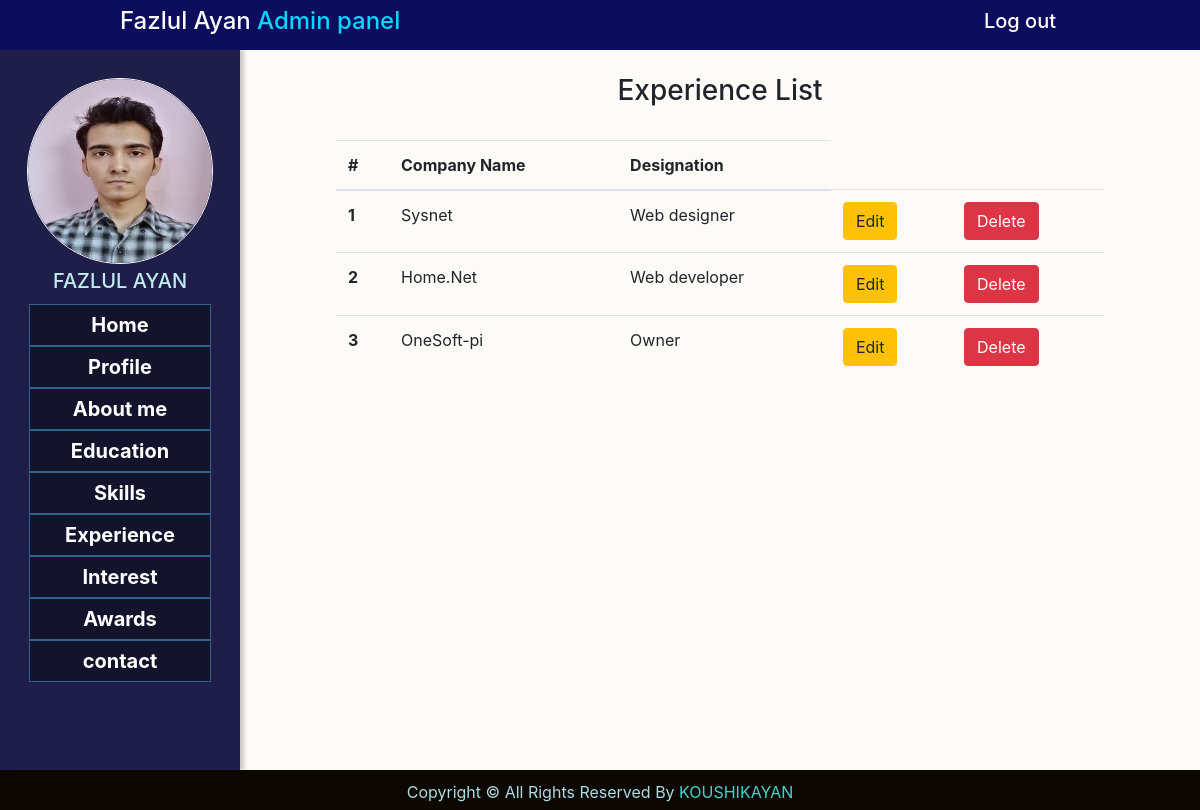
Page /c-edit-list-experience (signed in) on the committed database.
### portfolioapp/models.py (models this page shows, shortened)
class Profile(models.Model):
    user = models.OneToOneField(User, primary_key = True, on_delete = models.CASCADE)
    name = models.CharField(max_length = 50)
    image = models.ImageField()

class Experience(models.Model):
    user = models.ForeignKey(User, on_delete = models.CASCADE)
    company_name = models.CharField(max_length = 50)
    from_date = models.DateField()
    to_date = models.DateField()
    designation = models.CharField(max_length = 50)
    description = models.TextField()

### portfolioapp/views.py (the view)
# urls.py: path('c-edit-list-experience', c_edit_list_experience, name= 'c-edit-list-experience'),
def c_edit_list_experience(request):
    profile = Profile.objects.get(user = request.user)
    experience = Experience.objects.filter(user = request.user)
    context = {'experience': experience, 'profile': profile}
    return render(request, 'c_edit_list_experience.html', context)

### templates/c_edit_list_experience.html
{% extends 'c_base.html' %}
{% load static %}
{% block profile %}
    <img style="align-content: center; border: 1px solid white; " src="{{ profile.image.url}}" alt="This is profile picture">
{% endblock %}
{% block profileName %}
        <h5 style="text-transform: uppercase;">{{profile.name}}</h5>
{% endblock %}
{% block content %}
<br><h3 class="text-center">Experience List</h3><br>
<table class="table">
    <thead>
      <tr>
        <th scope="col">#</th>
        <th scope="col">Company Name</th>
        <th scope="col">Designation</th>
      </tr>
    </thead>
    <tbody>
    {% for i in experience %}
      <tr>
        <th scope="row">{{forloop.counter}} </th>
        <td>{{i.company_name}}</td>
        <td>{{i.designation}}</td>
        <td><a class="btn btn-warning" href="{% url 'c-edit-experience' i.id %}">Edit</a></td>
        <td><a class="btn btn-danger" href="{% url 'c-delete-experience' i.id %}">Delete</a></td>
      </tr>
    {% endfor %}
    </tbody>
  </table>
{% endblock %}
{% block rightsname %}
    {{user.username}}
{% endblock %}

### templates/c_base.html (shortened to what this page needs)
{% load static %}
<!doctype html>
<html lang="en">
  <head>
    <link rel="stylesheet" href="https://stackpath.bootstrapcdn.com/bootstrap/4.5.2/css/bootstrap.min.css">
    <link rel="stylesheet" href="{% static 'css/c_style.css' %}">
  </head>
  <body>
    <div class="body">
        <div class="header">
            <div class="left-header">
                {% if user.is_authenticated %}
                    <a style="text-decoration-line: none;" href="c-admin-home"><h4>{{ profile.name}}<span> Admin panel</span></h4></a>
                {% endif %}
            </div>
            <div class="right-header">
                <a style="text-decoration-line: none;" href="{% url 'login' %}"><h5>Log out</h5></a>
            </div>
        </div>
        <div class="content">
            <div class="navbar">
                <div class="nav-top">
                    {% block profile %}
                    {% endblock %}
                </div>
                <div class="profile-name">
                    {% block profileName %}
                    {% endblock %}
                </div>
                <div class="navlist">
                    <ul>
                        <li><a style="text-decoration-line: none;" href="{% url 'c-admin-home' %}">Home</a></li>
                        <li><a style="text-decoration-line: none;" href="{% url 'c-profile' %}">Profile</a></li>
                        <li><a style="text-decoration-line: none;" href="{% url 'c-about-me' %}">About me</a></li>
                        <li><a style="text-decoration-line: none;" href="{% url 'c-education' %}">Education</a></li>
                        <li><a style="text-decoration-line: none;" href="{% url 'c-skill' %}">Skills</a></li>
                        <li><a style="text-decoration-line: none;" href="{% url 'c-experience' %}">Experience</a></li>
                        <li><a style="text-decoration-line: none;" href="{% url 'c-interest' %}">Interest</a></li>
                        <li><a style="text-decoration-line: none;" href="{% url 'c-award' %}">Awards</a></li>
                        <li><a style="text-decoration-line: none;" href="{% url 'c-contact' %}">contact</a></li>
                    </ul>
                </div>
            </div>
            <div class="right-content">
                <div class="top">
                    <div class="m_top">
                        {% block content %}
                        {% endblock %}
                    </div>
                </div>
            </div>
        </div>
        <div class="footer">
            <p>Copyright © All Rights Reserved By
                <span style="text-transform: uppercase;">
                    {% block rightsname %}
                    {% endblock %}
                </span></p>
        </div>
    </div>
  </body>
</html>

### static/css/c_style.css (style rules this page uses)
* { margin: 0; padding: 0; }
.body { width: 1200px; height: 100vh; margin: auto; box-shadow: 0 4px 8px 0 rgba(0, 0, 0, 0.2), 0 6px 20px 0 rgba(0, 0, 0, 0.19); }
.header { align-items: center; display: flex; height: 50px; background-color: rgb(13, 13, 94); }
.left-header { width: 70%; padding-left: 10%; color: white; }
.left-header a h4 { color: rgb(250, 250, 250); }
.left-header span { color: #03D7FD; }
.right-header { width: 30%; text-align: center; color: white; font-weight: 400; }
.right-header a h5 { color: rgb(255, 255, 255); }
.content { background-color:rgb(253 251 247); height:90%; display: flex; }
.navbar { height: 100%; width: 20%; background-color: #1E1E48; box-shadow: 4px 0 4px 0 rgba(0, 0, 0, 0.2); }
.nav-top { width: 100%; height: 30%; }
.nav-top img { width: 186px; height: 186px; display: block; margin: auto; border-radius: 50%; margin-top:20px; }
.profile-name { height: 5%; width: 100%; margin: auto; color: rgb(192, 235, 243); font-size: 800px; }
.profile-name h5 { text-align: center; }
.navlist { height: 65%; margin: auto; text-align: center; }
.navlist li { background-color: rgb(19 19 43); list-style: none; border: .0010px solid rgb(46, 99, 143); }
.navlist li a { padding: 0 35px; display: block; line-height: 40px; color: white; font-weight: bold; font-size: 20px; }
.right-content { width: 80%; height: 100%; }
.top { height: 80%; width: 100%; margin: 0 auto; }
.m_top { width: 80%; margin: auto; overflow: scroll; }
.footer { height:5%; background-color: rgb(12, 8, 1); color: #addae4; }
.footer p { text-align: center; padding-top: 10px; }
.footer p span { color: mediumturquoise; }

### rows in the picture
Experience: company_name "Sysnet", designation "Web designer"
Experience: company_name "Home.Net", designation "Web developer"
Experience: company_name "OneSoft-pi", designation "Owner"

### other values in the picture
{{ user.username }} "KOUSHIKAYAN"
